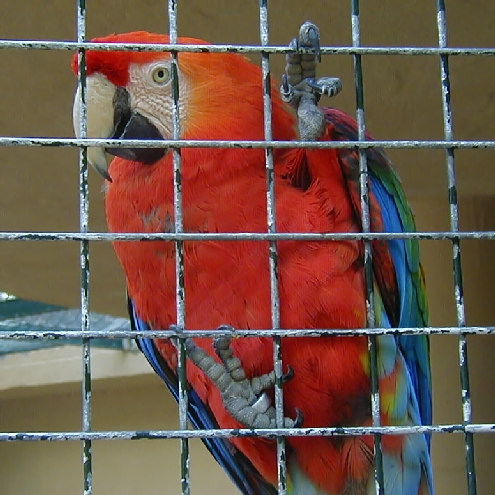
#> input picture Python/PYTHON/ manipulation d'image/parrot.bmp, 495 x 495 px
$ jupyter execute TP10.ipynb
#> lines starting #> are read from the running program, lines starting #| are printed output that depends on the picture
[cell 1]
from PIL import Image
import numpy as np
import matplotlib.pyplot as plt

[cell 2]
plt.figure(figsize=(6, 4))
#Lire l’image
img = Image.open('parrot.bmp')
#> img is the input picture: PIL image 495x495 RGB; mean R, G, B 112.6, 85, 72.6
#Afficher l’image
plt.subplot(331)
plt.imshow(img)
plt.axis('off')  # Enlève les axes
#plt.title('Image: parrot.bmp')
#plt.show()

plt.subplot(332)
rot_img=img.rotate(angle=90)
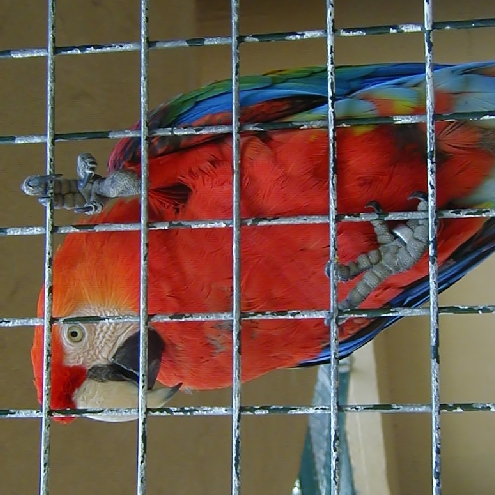
#> rot_img: PIL image 495x495 RGB; mean R, G, B 112.6, 85, 72.6
plt.axis('off')  # Enlève les axes
plt.imshow(rot_img)
#plt.show()
"""
Mode   | Description
"1"    | Noir et blanc (binaire, 1 bit)
"L"    | Niveaux de gris (8 bits par pixel)
"RGB"  | Couleur rouge, vert, bleu
"RGBA" | RGB avec canal alpha (transparence)
"CMYK" | Cyan, magenta, jaune, noir (impression)
"""
plt.subplot(333)
convert_img=img.convert("L")
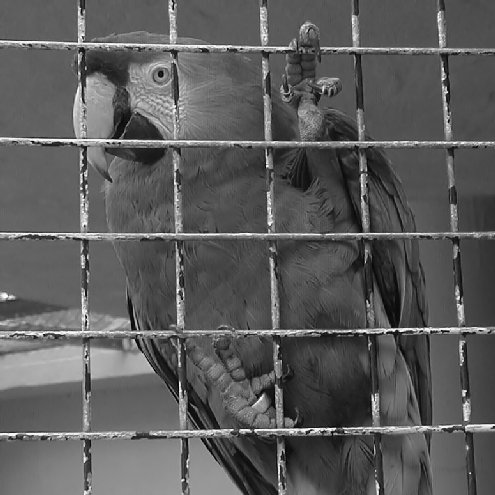
#> convert_img: PIL image 495x495 L; min 3, max 251, mean 91.8
img_array=np.array(convert_img)
plt.axis('off')  # Enlève les axes
plt.imshow(convert_img, cmap='pink')  # cmap='gray' pour niveaux de gris
plt.title('Image convertie en niveaux de gris')
#plt.show()

Nbins = 30
#plt.figure()
plt.subplot(334)
plt.hist(img_array.ravel(), bins=Nbins, color='gray')  # .ravel() pour aplatir l'image en 1D
#plt.title('Histogramme en niveau de gris')
plt.xlabel('intensité')
plt.ylabel('nbr pixel')
"""
map; supported values are 'Accent', 'Accent_r', 'Blues',
'Blues_r', 'BrBG', 'BrBG_r', 'BuGn', 'BuGn_r', 'BuPu', 'BuPu_r', 'CMRmap', 'CMRmap_r',
'Dark2', 'Dark2_r', 'GnBu', 'GnBu_r', 'Grays', 'Greens', 'Greens_r', 'Greys', 'Greys_r',
'OrRd', 'OrRd_r', 'Oranges', 'Oranges_r', 'PRGn', 'PRGn_r', 'Paired', 'Paired_r', 'Pastel1',
'Pastel1_r', 'Pastel2', 'Pastel2_r', 'PiYG', 'PiYG_r', 'PuBu', 'PuBuGn', 'PuBuGn_r', 'PuBu_r',
'PuOr', 'PuOr_r', 'PuRd', 'PuRd_r', 'Purples', 'Purples_r', 'RdBu', 'RdBu_r', 'RdGy', 'RdGy_r',
'RdPu', 'RdPu_r', 'RdYlBu', 'RdYlBu_r', 'RdYlGn', 'RdYlGn_r', 'Reds', 'Reds_r', 'Set1', 'Set1_r',
'Set2', 'Set2_r', 'Set3', 'Set3_r', 'Spectral', 'Spectral_r', 'Wistia', 'Wistia_r', 'YlGn',
'YlGnBu', 'YlGnBu_r', 'YlGn_r', 'YlOrBr', 'YlOrBr_r', 'YlOrRd', 'YlOrRd_r', 'afmhot', 'afmhot_r',
'autumn', 'autumn_r', 'binary', 'binary_r', 'bone', 'bone_r', 'brg', 'brg_r', 'bwr', 'bwr_r', 'cividis',
'cividis_r', 'cool', 'cool_r', 'coolwarm', 'coolwarm_r', 'copper', 'copper_r', 'cubehelix', 'cubehelix_r',
'flag', 'flag_r', 'gist_earth', 'gist_earth_r', 'gist_gray', 'gist_gray_r', 'gist_grey', 'gist_heat', 'gist_heat_r',
'gist_ncar', 'gist_ncar_r', 'gist_rainbow', 'gist_rainbow_r', 'gist_stern', 'gist_stern_r', 'gist_yarg', 'gist_yarg_r',
'gist_yerg', 'gnuplot', 'gnuplot2', 'gnuplot2_r', 'gnuplot_r', 'gray', 'gray_r', 'grey', 'hot', 'hot_r', 'hsv', 'hsv_r',
'inferno', 'inferno_r', 'jet', 'jet_r', 'magma', 'magma_r', 'nipy_spectral', 'nipy_spectral_r', 'ocean', 'ocean_r',
'pink', 'pink_r', 'plasma', 'plasma_r', 'prism', 'prism_r', 'rainbow', 'rainbow_r', 'seismic', 'seismic_r', 'spring',
'spring_r', 'summer', 'summer_r', 'tab10', 'tab10_r', 'tab20', 'tab20_r', 'tab20b', 'tab20b_r', 'tab20c', 'tab20c_r',
'terrain', 'terrain_r', 'turbo', 'turbo_r', 'twilight', 'twilight_r', 'twilight_shifted', 'twilight_shifted_r', 'viridis',
'viridis_r', 'winter', 'winter_r'

"""
plt.show()
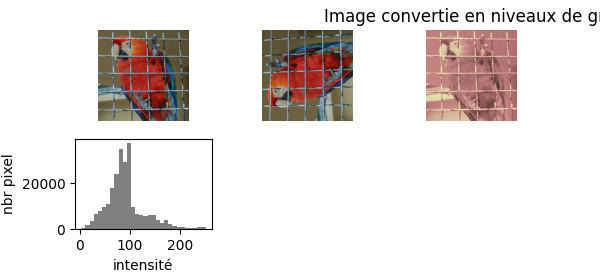
#> figure drawn by matplotlib, 4 panels; panel 4: tallest bar 37452 high, from x = 93.93 to 102.2

# decomposition de l'image en  R, G et B

[cell 3]
img2= Image.open('CUB.png')
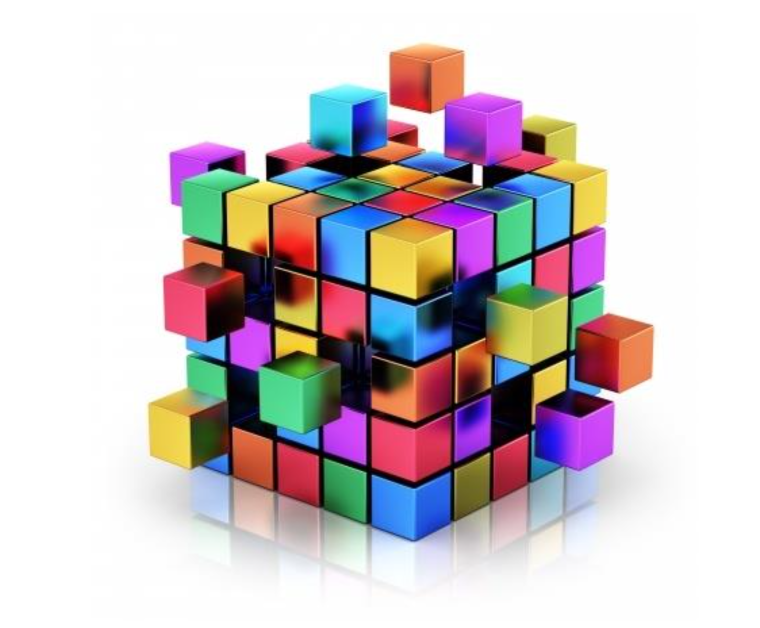
#> input picture qt/TP6/CUB.png, 1520 x 1256 px, found by its file name (shown at 1/2 size)
#> img2 is the input picture: PIL image 1520x1256 RGBA; mean R, G, B, A 204.9, 195.1, 198.8, 255
img = Image.open('parrot.bmp')

if img.mode == 'RGBA':
    r, g, b, a = img.split()  # Si l'image a un canal alpha, on le sépare aussi
else:
    r, g, b = img.split()  # Sinon, seulement RGB


plt.figure()
plt.subplot(131)
red_img=Image.merge("RGB",( r , Image.new('L',img.size) , Image.new('L',img.size)))
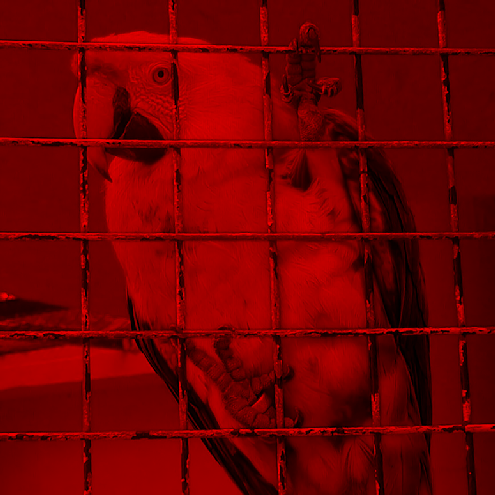
#> red_img: PIL image 495x495 RGB; mean R, G, B 112.6, 0, 0
plt.imshow(red_img)
plt.title('rouge')
plt.axis('off')

plt.subplot(132)
green_img=Image.merge("RGB",( g, r ,b))
plt.imshow(green_img)
plt.title('vert')
plt.axis('off')

plt.subplot(133)
blue_img=Image.merge("RGB",(Image.new('L',img.size) , Image.new('L',img.size) , b))
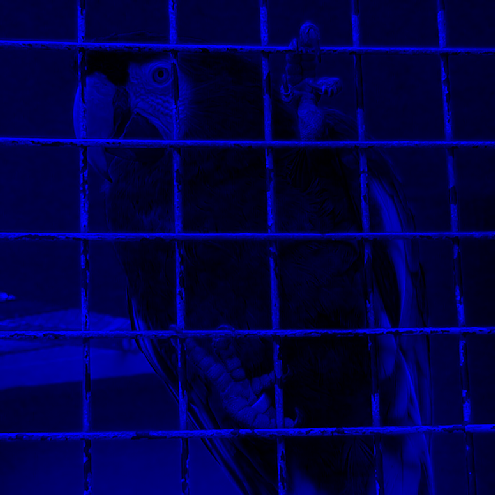
#> blue_img: PIL image 495x495 RGB; mean R, G, B 0, 0, 72.6
plt.imshow(blue_img)
plt.title('bleu')
plt.axis('off')

plt.tight_layout()
plt.show()

if img2.mode == 'RGBA':
    r, g, b, a = img2.split()  # Si l'image a un canal alpha, on le sépare aussi
#> r: PIL image 1520x1256 L
#> g: PIL image 1520x1256 L
#> b: PIL image 1520x1256 L
#> a: PIL image 1520x1256 L; every value is 255
else:
    r, g, b = img2.split()  # Sinon, seulement RGB


plt.figure()
plt.subplot(131)
red_img2=Image.merge("RGB",( r , Image.new('L',img2.size) , Image.new('L',img2.size)))
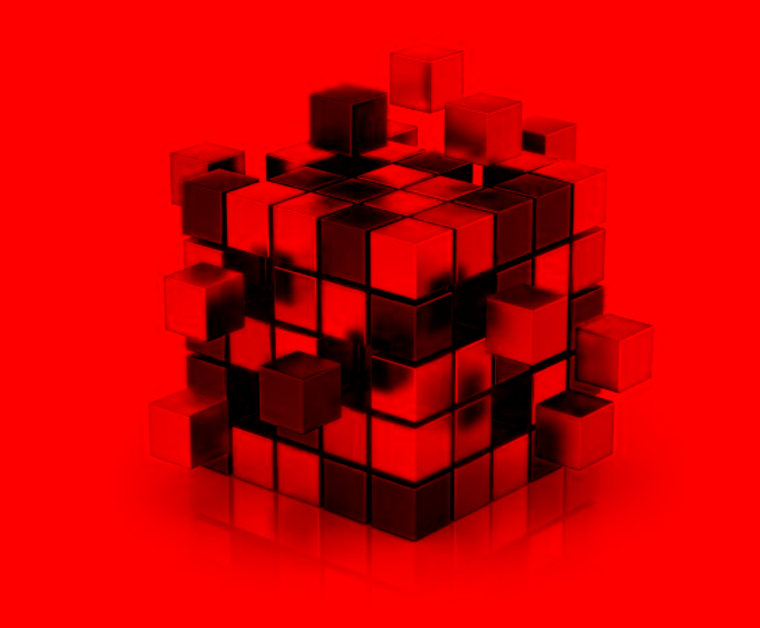
#> red_img2: PIL image 1520x1256 RGB (shown at 1/2 size); mean R, G, B 204.9, 0, 0
plt.imshow(red_img2)
plt.title('rouge')
plt.axis('off')

plt.subplot(132)
green_img2=Image.merge("RGB",( g, r ,b))
plt.imshow(green_img2)
plt.title('vert')
plt.axis('off')

plt.subplot(133)
blue_img2=Image.merge("RGB",(Image.new('L',img2.size) , Image.new('L',img2.size) , b))
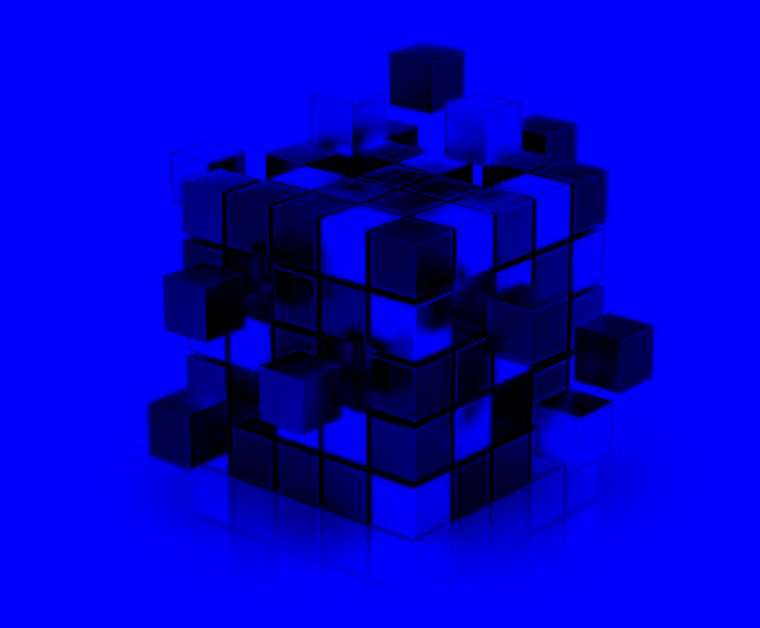
#> blue_img2: PIL image 1520x1256 RGB (shown at 1/2 size); mean R, G, B 0, 0, 198.8
plt.imshow(blue_img2)
plt.title('bleu')
plt.axis('off')

plt.tight_layout()
plt.show()

# En vous partant de la fonction ci-dessous, écrire vos propres fonctions split() et merge()
# Vous aurez besoin des bibliothèques « Image » (from PIL import Image) et
# « matplotlib.pyplot » (import matplotlib.pyplot as plt)


[cell 4]
def rgb2gray(rgb):
 r, g, b = rgb[:,:,0], rgb[:,:,1], rgb[:,:,2]
 gray = 0.2989 * r + 0.5870 * g + 0.1140 * b
 return gray


def split(image):
 img_array = np.array(image)
 r = img_array[:,:,0]
 g = img_array[:,:,1]
 b = img_array[:,:,2]
 return r,g,b

def merge(r,g,b):
 merge_image = np.stack((r,g,b),axis =-1)
 return Image.fromarray(merge_image)

[cell 5]
import numpy as np
from PIL import Image
import matplotlib.pyplot as plt

# Fonction pour convertir une image RGB en niveaux de gris
def rgb2gray(rgb):
    r, g, b = rgb[:, :, 0], rgb[:, :, 1], rgb[:, :, 2] # Extraire les canaux R, G, B
    gray = 0.2989 * r + 0.5870 * g + 0.1140 * b
    return gray

# Fonction split pour séparer les canaux R, G, B
def split(image):
    # Convertir l'image en un tableau NumPy (si l'image est en mode RGB)
    img_array = np.array(image)

    # Extraire les canaux
    r = img_array[:, :, 0]  # Canal Rouge
    g = img_array[:, :, 1]  # Canal Vert
    b = img_array[:, :, 2]  # Canal Bleu

    return r, g, b

# Fonction merge pour recombiner les canaux R, G, B
def merge(r, g, b):
    # Créer une image vide pour chaque canal, en ajoutant des canaux vides pour les autres couleurs
    merged_image = np.stack((r, g, b), axis=-1)

    # Convertir le tableau NumPy en image PIL et retourner
    return Image.fromarray(merged_image)

# Exemple d'utilisation
# Charger une image
img = Image.open("CUB.png")

# Appliquer la fonction split()
r, g, b = split(img)

# Afficher les canaux séparés
plt.figure(figsize=(12, 4))

# Afficher le canal Rouge
plt.subplot(2, 3, 1)
plt.imshow(r, cmap='Reds')
plt.title('Canal Rouge')
plt.axis('off')

# Afficher le canal Vert
plt.subplot(2, 3, 2)
plt.imshow(g, cmap='Greens')
plt.title('Canal Vert')
plt.axis('off')

# Afficher le canal Bleu
plt.subplot(2, 3, 3)
plt.imshow(b, cmap='Blues')
plt.title('Canal Bleu')
plt.axis('off')


# Recréer l'image originale à partir des canaux séparés
reconstructed_img = merge(r, b, g)

# Afficher l'image reconstruite
plt.subplot(2, 3, 4)
plt.imshow(reconstructed_img)
plt.title('recombinaison')


#plt.tight_layout()
plt.show()

[cell 6]
import numpy as np
from PIL import Image
import matplotlib.pyplot as plt

# Fonction split pour séparer les canaux R, G, B
def split(image):
    # Convertir l'image en un tableau NumPy (si l'image est en mode RGB)
    img_array = np.array(image)

    # Extraire les canaux
    r = img_array[:, :, 0]  # Canal Rouge
    g = img_array[:, :, 1]  # Canal Vert
    b = img_array[:, :, 2]  # Canal Bleu

    return r, g, b

# Fonction merge pour recombiner les canaux R, G, B
def merge(r, g, b):
    # Créer une image avec les trois canaux dans un ordre donné
    merged_image = np.stack((r, g, b), axis=-1)

    # Convertir le tableau NumPy en image PIL et retourner
    return Image.fromarray(merged_image)

# Charger l'image
img = Image.open("CUB.png")

# Appliquer la fonction split()
r, g, b = split(img)

# Affichage de l'image originale et des trois composantes
plt.figure()

# Afficher l'image originale
plt.subplot(2, 3, 1)
plt.imshow(img)
plt.title('Image Originale')
plt.axis('off')

# Afficher le canal Rouge
plt.subplot(2, 3, 2)
red_img = Image.merge("RGB", (Image.fromarray(r), Image.new('L', img.size), Image.new('L', img.size)))  # Garder que le rouge
plt.imshow(red_img)
plt.title('Composante Rouge')
plt.axis('off')

# Afficher le canal Vert
plt.subplot(2, 3, 3)
green_img = Image.merge("RGB", (Image.new('L', img.size), Image.fromarray(g), Image.new('L', img.size)))  # Garder que le vert
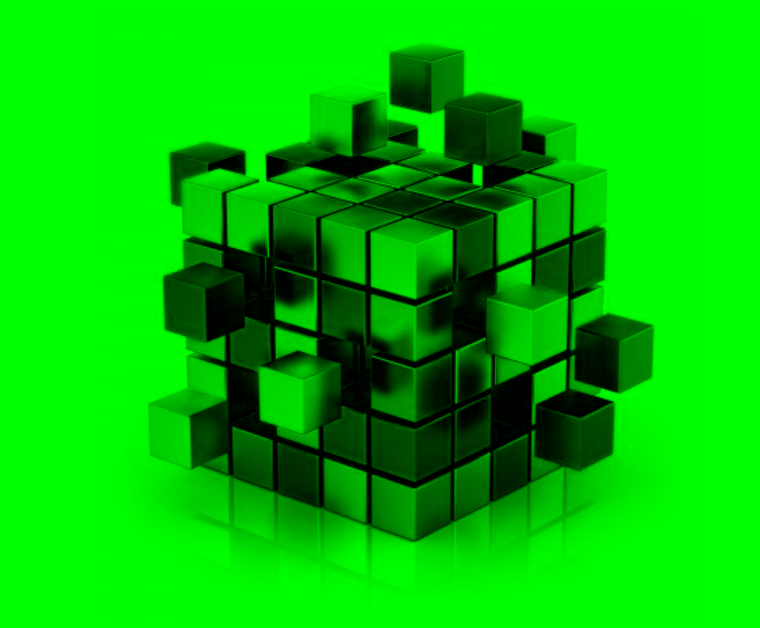
#> green_img: PIL image 1520x1256 RGB (shown at 1/2 size); mean R, G, B 0, 195.1, 0
plt.imshow(green_img)
plt.title('Composante Verte')
plt.axis('off')

# Afficher le canal Bleu
plt.subplot(2, 3, 4)
blue_img = Image.merge("RGB", (Image.new('L', img.size), Image.new('L', img.size), Image.fromarray(b)))  # Garder que le bleu
plt.imshow(blue_img)
plt.title('Composante Bleue')
plt.axis('off')

# Recréer l'image en inversant les canaux (par exemple, B, R, G)
reconstructed_img = merge(b, r, g)
#> in merge, `merged_image = np.stack((r, g, b), axis=-1)`:
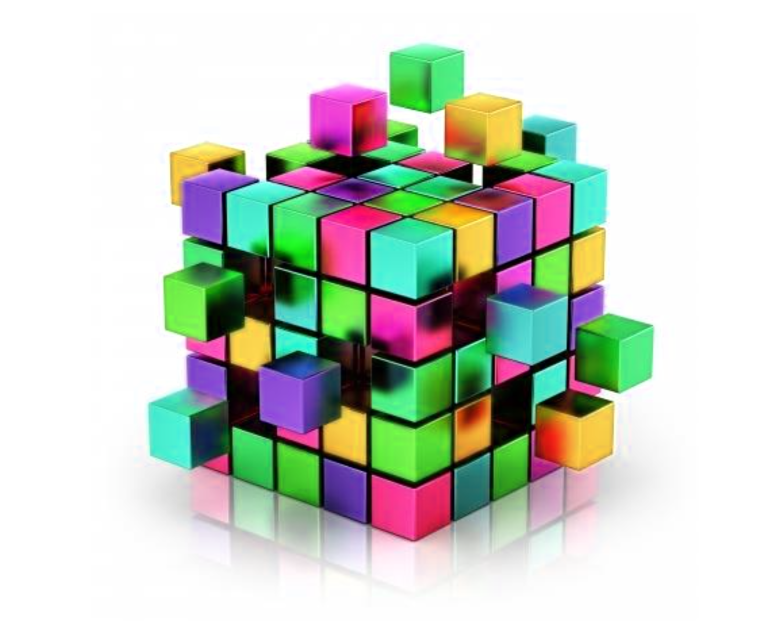
#> merged_image: shape (1256, 1520, 3) (shown at 1/2 size); mean of channels 0, 1, 2 198.8, 204.9, 195.1; drawn as R, G, B

# Afficher l'image reconstruite avec les canaux inversés
plt.subplot(2, 3, 5)
plt.imshow(reconstructed_img)
plt.title('Reconstruction: B, R, G')
plt.axis('off')

# Recréer l'image avec les canaux dans l'ordre normal (R, G, B)
reconstructed_img_normal = merge(r, g, b)

# Afficher l'image reconstruite avec l'ordre normal
plt.subplot(2, 3, 6)
plt.imshow(reconstructed_img_normal)
plt.title('Reconstruction: R, G, B')
plt.axis('off')

# Affichage
plt.tight_layout()
plt.show()
